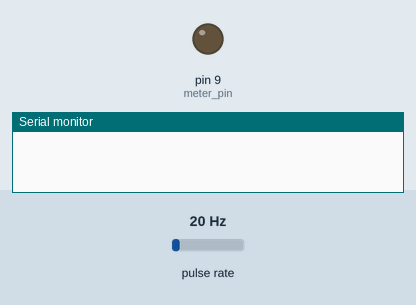
Simulated run of this sketch. Board: Arduino Uno, built with avr-gcc and run on an emulated ATmega328P. Shown: output pins drawn as LEDs (lit = HIGH), the last lines printed to the serial monitor. Wiring (inferred from the names in the program): pulse sensor: data pin 2. The test bench sets the inputs (shaded band); at power-on: pulse rate 20 Hz.

Above: at 0.1 s.
At 1.2 s:
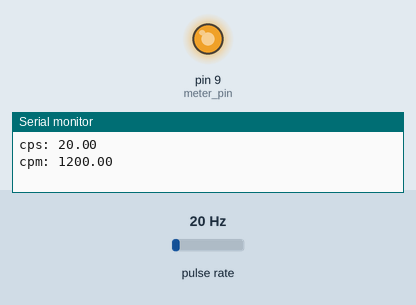
1.3 s: pulse rate (sensor on pin 2) set to 4 Hz
At 2.8 s:
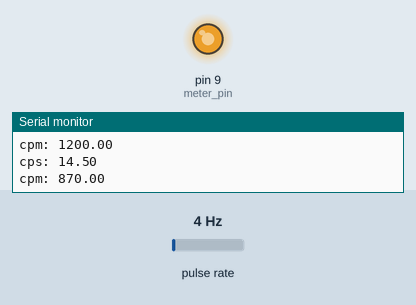
4.3 s: pulse rate (sensor on pin 2) set to 50 Hz
Timing chart, 0 to 13.3 s (numbered marks = the images above; inputs shaded):
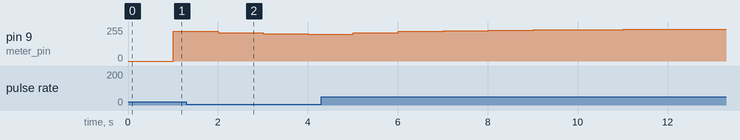

The sketch:

geigercounter.ino
```cpp
int geiger_pin = 2;
int meter_pin = 9;

unsigned long counts = 0;
void impulse()
{
  counts++;
}

#define LOG_PERIOD 1000
#define NUM_LOGS   30

unsigned long count_log[NUM_LOGS];
int count_index = 0;
int total_counts = 0;

void setup()
{
   Serial.begin(9600);
   pinMode( meter_pin, OUTPUT );
  analogWrite(meter_pin, 0 );
  pinMode(geiger_pin, INPUT);
  for (int i=0;i<NUM_LOGS;i++)
  {
    count_log[i]=0;
  }
  attachInterrupt(digitalPinToInterrupt(geiger_pin), impulse, FALLING);
}


unsigned long previousMillis = 0;
void loop()
{
  unsigned long currentMillis = millis();
  if (currentMillis - previousMillis > LOG_PERIOD)
  {
    previousMillis = currentMillis;
    count_log[count_index] = counts;
    count_index++;
    if ( count_index >= NUM_LOGS )
    {
      count_index = 0;
    }
    total_counts++;
    if ( total_counts > NUM_LOGS )
    {
      total_counts = NUM_LOGS;
    }
    counts=0;
    unsigned total = 0;
    for ( int i=0;i < total_counts; i++)
    {
      total += count_log[i];
    }

    double cpms = (double)total;
    cpms = cpms / ( (double)LOG_PERIOD * (double)total_counts);
    double cps = cpms * 1000;
    double cpm = 60 * cps;

    Serial.print("cps: " );
    Serial.println(cps );
    Serial.print("cpm: " );
    Serial.println(cpm );

    int meter_val = 0;
    if ( cpm < 1.427 )
    {
      meter_val = 22 * (cpm / 1.427);
    }
    else
    {
      meter_val = 29.773 * log ( cpm ) + 11.416;
    }
    analogWrite(meter_pin, meter_val );
  }
}
```

Measured:
- after the input at 1.3 s, pin 9 (meter_pin): 222/255 → 212/255 after 0.70 s, → 204/255 1.0 s later, → 199/255 1.0 s later
